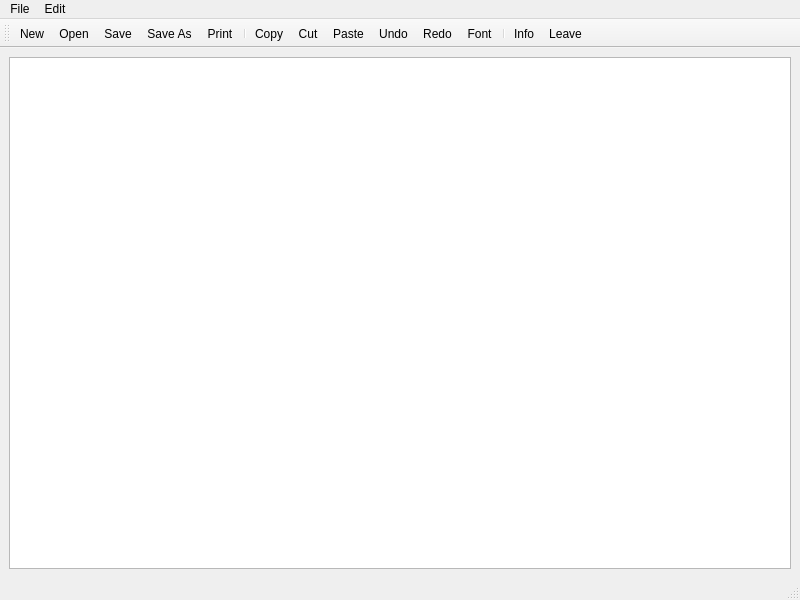
<?xml version="1.0" encoding="UTF-8"?>
<ui version="4.0">
 <class>Notepad</class>
 <widget class="QMainWindow" name="Notepad">
  <property name="geometry">
   <rect>
    <x>0</x>
    <y>0</y>
    <width>800</width>
    <height>600</height>
   </rect>
  </property>
  <property name="windowTitle">
   <string>Notepad</string>
  </property>
  <widget class="QWidget" name="centralwidget">
   <layout class="QVBoxLayout" name="verticalLayout">
    <item>
     <widget class="QTextEdit" name="textEdit"/>
    </item>
   </layout>
  </widget>
  <widget class="QMenuBar" name="menubar">
   <property name="geometry">
    <rect>
     <x>0</x>
     <y>0</y>
     <width>800</width>
     <height>22</height>
    </rect>
   </property>
   <widget class="QMenu" name="menuFile">
    <property name="title">
     <string>File</string>
    </property>
    <addaction name="actionNew"/>
    <addaction name="actionOpen"/>
    <addaction name="actionPrint"/>
    <addaction name="separator"/>
    <addaction name="actionSave"/>
    <addaction name="actionSaveAs"/>
    <addaction name="separator"/>
    <addaction name="actionAbout"/>
    <addaction name="actionExit"/>
   </widget>
   <widget class="QMenu" name="menuEdit">
    <property name="title">
     <string>Edit</string>
    </property>
    <addaction name="actionCopy"/>
    <addaction name="actionCut"/>
    <addaction name="actionPaste"/>
    <addaction name="separator"/>
    <addaction name="actionUndo"/>
    <addaction name="actionRedo"/>
    <addaction name="separator"/>
    <addaction name="actionFont"/>
    <addaction name="actionBold"/>
    <addaction name="actionUnderline"/>
    <addaction name="actionItalic"/>
   </widget>
   <addaction name="menuFile"/>
   <addaction name="menuEdit"/>
  </widget>
  <widget class="QStatusBar" name="statusbar"/>
  <widget class="QToolBar" name="toolBar">
   <property name="windowTitle">
    <string>toolBar</string>
   </property>
   <attribute name="toolBarArea">
    <enum>TopToolBarArea</enum>
   </attribute>
   <attribute name="toolBarBreak">
    <bool>false</bool>
   </attribute>
   <addaction name="actionNew"/>
   <addaction name="actionOpen"/>
   <addaction name="actionSave"/>
   <addaction name="actionSaveAs"/>
   <addaction name="actionPrint"/>
   <addaction name="separator"/>
   <addaction name="actionCopy"/>
   <addaction name="actionCut"/>
   <addaction name="actionPaste"/>
   <addaction name="actionUndo"/>
   <addaction name="actionRedo"/>
   <addaction name="actionFont"/>
   <addaction name="separator"/>
   <addaction name="actionAbout"/>
   <addaction name="actionExit"/>
  </widget>
  <action name="actionOpen">
   <property name="icon">
    <iconset resource="Resources.qrc">
     <normaloff>:/icon/images/open.png</normaloff>:/icon/images/open.png</iconset>
   </property>
   <property name="text">
    <string>Open</string>
   </property>
   <property name="toolTip">
    <string>Open File</string>
   </property>
  </action>
  <action name="actionExit">
   <property name="icon">
    <iconset resource="Resources.qrc">
     <normaloff>:/icon/images/exit.png</normaloff>:/icon/images/exit.png</iconset>
   </property>
   <property name="text">
    <string>Leave</string>
   </property>
  </action>
  <action name="actionNew">
   <property name="icon">
    <iconset resource="Resources.qrc">
     <normaloff>:/icon/images/new.png</normaloff>:/icon/images/new.png</iconset>
   </property>
   <property name="text">
    <string>New</string>
   </property>
  </action>
  <action name="actionSave">
   <property name="icon">
    <iconset resource="Resources.qrc">
     <normaloff>:/icon/images/save.png</normaloff>:/icon/images/save.png</iconset>
   </property>
   <property name="text">
    <string>Save</string>
   </property>
  </action>
  <action name="actionSaveAs">
   <property name="icon">
    <iconset resource="Resources.qrc">
     <normaloff>:/icon/images/save_as.png</normaloff>:/icon/images/save_as.png</iconset>
   </property>
   <property name="text">
    <string>Save As...</string>
   </property>
  </action>
  <action name="actionPrint">
   <property name="icon">
    <iconset resource="Resources.qrc">
     <normaloff>:/icon/images/print.png</normaloff>:/icon/images/print.png</iconset>
   </property>
   <property name="text">
    <string>Print</string>
   </property>
  </action>
  <action name="actionCopy">
   <property name="icon">
    <iconset resource="Resources.qrc">
     <normaloff>:/icon/images/copy.png</normaloff>:/icon/images/copy.png</iconset>
   </property>
   <property name="text">
    <string>Copy</string>
   </property>
  </action>
  <action name="actionCut">
   <property name="icon">
    <iconset resource="Resources.qrc">
     <normaloff>:/icon/images/cut.png</normaloff>:/icon/images/cut.png</iconset>
   </property>
   <property name="text">
    <string>Cut</string>
   </property>
  </action>
  <action name="actionPaste">
   <property name="icon">
    <iconset resource="Resources.qrc">
     <normaloff>:/icon/images/paste.png</normaloff>:/icon/images/paste.png</iconset>
   </property>
   <property name="text">
    <string>Paste</string>
   </property>
  </action>
  <action name="actionUndo">
   <property name="icon">
    <iconset resource="Resources.qrc">
     <normaloff>:/icon/images/edit_undo.png</normaloff>:/icon/images/edit_undo.png</iconset>
   </property>
   <property name="text">
    <string>Undo</string>
   </property>
  </action>
  <action name="actionRedo">
   <property name="icon">
    <iconset resource="Resources.qrc">
     <normaloff>:/icon/images/edit_redo.png</normaloff>:/icon/images/edit_redo.png</iconset>
   </property>
   <property name="text">
    <string>Redo</string>
   </property>
  </action>
  <action name="actionFont">
   <property name="icon">
    <iconset resource="Resources.qrc">
     <normaloff>:/icon/images/font.png</normaloff>:/icon/images/font.png</iconset>
   </property>
   <property name="text">
    <string>Font</string>
   </property>
  </action>
  <action name="actionBold">
   <property name="checkable">
    <bool>true</bool>
   </property>
   <property name="icon">
    <iconset resource="Resources.qrc">
     <normaloff>:/icon/images/bold.png</normaloff>:/icon/images/bold.png</iconset>
   </property>
   <property name="text">
    <string>Bold</string>
   </property>
  </action>
  <action name="actionUnderline">
   <property name="checkable">
    <bool>true</bool>
   </property>
   <property name="icon">
    <iconset resource="Resources.qrc">
     <normaloff>:/icon/images/underline.png</normaloff>:/icon/images/underline.png</iconset>
   </property>
   <property name="text">
    <string>Underline</string>
   </property>
  </action>
  <action name="actionItalic">
   <property name="checkable">
    <bool>true</bool>
   </property>
   <property name="icon">
    <iconset resource="Resources.qrc">
     <normaloff>:/icon/images/italic.png</normaloff>:/icon/images/italic.png</iconset>
   </property>
   <property name="text">
    <string>Italic</string>
   </property>
  </action>
  <action name="actionAbout">
   <property name="icon">
    <iconset resource="Resources.qrc">
     <normaloff>:/icon/images/info.png</normaloff>:/icon/images/info.png</iconset>
   </property>
   <property name="text">
    <string>Info</string>
   </property>
  </action>
 </widget>
 <resources>
  <include location="Resources.qrc"/>
 </resources>
 <connections/>
</ui>
